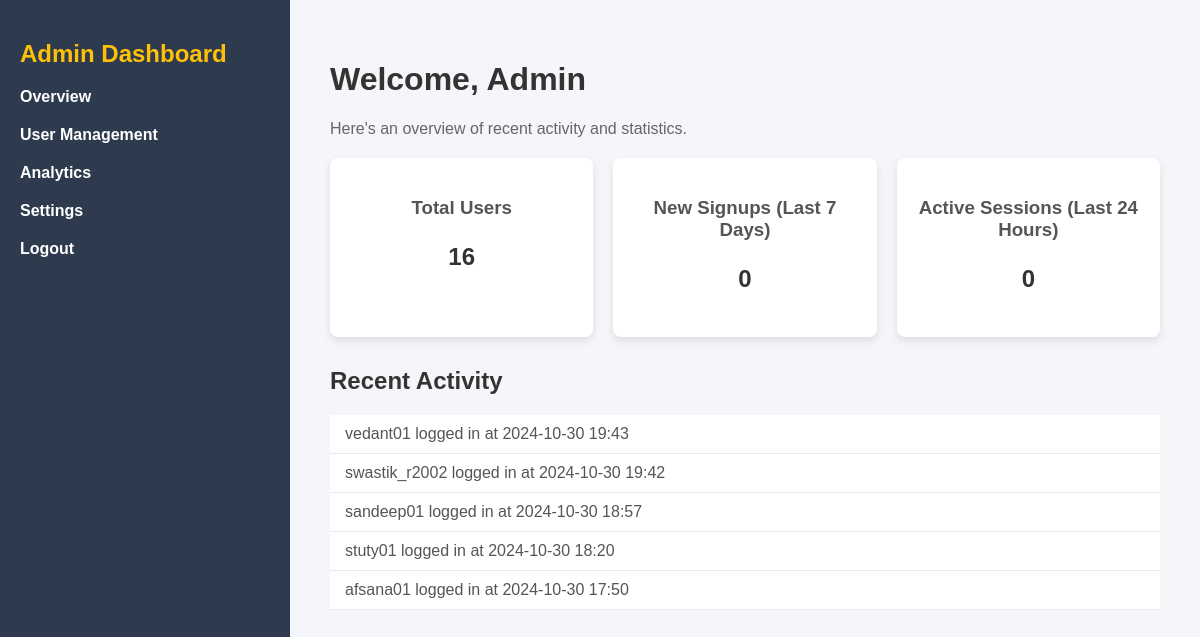
The app's page /admin_dashboard/ (signed in), older data.
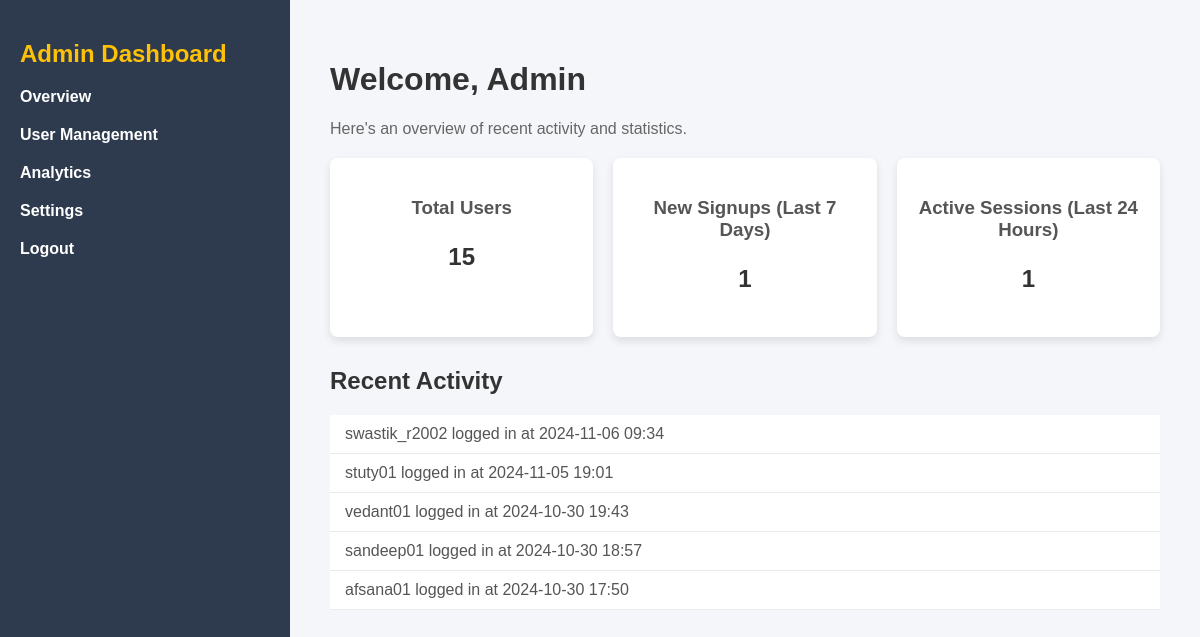
The same page, newer data.
### monitoring/models.py (models this page shows, shortened)
class CustomUser(AbstractUser):
    USER_TYPE_CHOICES = (
        ('user', 'User'),
        ('staff', 'Staff'),
    )
    usertype = models.CharField(max_length=10, choices=USER_TYPE_CHOICES, default='user')
    phone_number = models.CharField(max_length=15, blank=True, null=True)
    dob = models.DateField(blank=True, null=True)
    gender = models.CharField(max_length=10, choices=[('male', 'Male'), ('female', 'Female'), ('other', 'Other')], blank=True, null=True)
    groups = models.ManyToManyField(
        Group,
        related_name='customuser_set',
        blank=True,
    )
    user_permissions = models.ManyToManyField(
        Permission,
        related_name='customuser_set',
        blank=True,
    )

### monitoring/views.py (the view)
# urls.py: path('admin_dashboard/', views.admin_dashboard, name='admin_dashboard'),
@login_required
def admin_dashboard(request):
    total_users = CustomUser.objects.count()
    new_signups = CustomUser.objects.filter(date_joined__gte=timezone.now() - timezone.timedelta(days=7)).count()
    active_sessions = CustomUser.objects.filter(last_login__gte=timezone.now() - timezone.timedelta(days=1)).count()
    users = CustomUser.objects.all()
    context = {
        'total_users': total_users,
        'new_signups': new_signups,
        'active_sessions': active_sessions,
        'recent_activities': CustomUser.objects.order_by('-last_login')[:5],
        'users': users,
    }
    return render(request, 'monitoring/admin_dashboard.html', context)

### templates/monitoring/admin_dashboard.html (shortened to what this page needs)
{% load static %}
<!DOCTYPE html>
<html lang="en">
<head>
    <link rel="stylesheet" href="{% static 'css/admin_dashboard.css' %}">
</head>
<body>
    <div class="dashboard-container">
        <aside class="sidebar">
            <h2>Admin Dashboard</h2>
            <ul>
                <li><a href="{% url 'admin_dashboard' %}">Overview</a></li>
                <li><a href="{% url 'user_management' %}">User Management</a></li>
                <li><a href="#">Analytics</a></li>
                <li><a href="#">Settings</a></li>
                <li><a href="{% url 'logout' %}">Logout</a></li>
            </ul>
        </aside>
        <main class="main-content">
            <header>
                <h1>Welcome, Admin</h1>
                <p>Here's an overview of recent activity and statistics.</p>
            </header>
            <section class="stats">
                <div class="stat-card">
                    <h3>Total Users</h3>
                    <p>{{ total_users }}</p>
                </div>
                <div class="stat-card">
                    <h3>New Signups (Last 7 Days)</h3>
                    <p>{{ new_signups }}</p>
                </div>
                <div class="stat-card">
                    <h3>Active Sessions (Last 24 Hours)</h3>
                    <p>{{ active_sessions }}</p>
                </div>
            </section>
            <section class="recent-activity">
                <h2>Recent Activity</h2>
                <ul>
                    {% for user in recent_activities %}
                    <li>{{ user.username }} logged in at {{ user.last_login|date:"Y-m-d H:i" }}</li>
                    {% empty %}
                    <li>No recent activities found.</li>
                    {% endfor %}
                </ul>
            </section>
        </main>
    </div>
</body>
</html>

Row changes from the older to the newer data that the page shows:
changed CustomUser "swastik_r2002": last_login "2024-10-30 19:42" → "2024-11-06 09:34"; moves up the list
changed CustomUser "stuty01": last_login "2024-10-30 18:20" → "2024-11-05 19:01"; moves up the list
Text that changed along with them:
{{ total_users }}: "16" → "15"
{{ new_signups }}: "0" → "1"
{{ active_sessions }}: "0" → "1"
